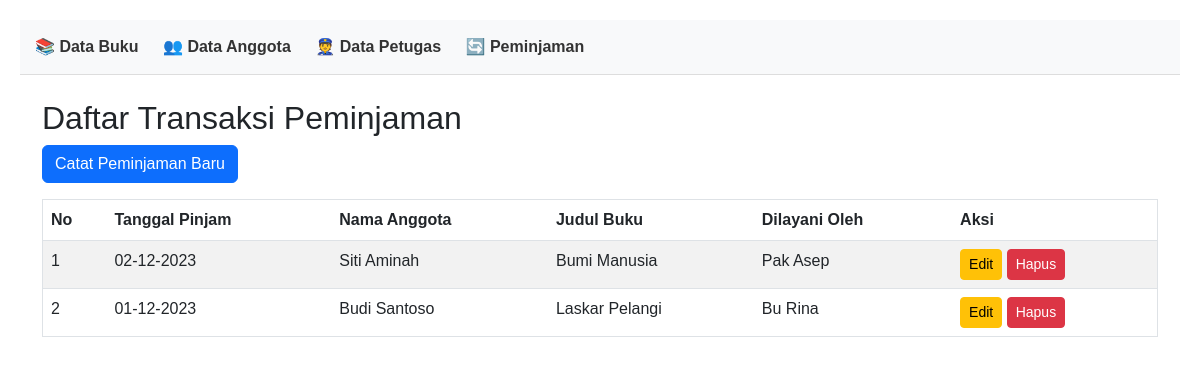
Page /index.php?entity=peminjaman on the committed database.
### tables this page shows
CREATE TABLE `peminjaman` (
  `id` int(11) NOT NULL,
  `id_buku` int(11) NOT NULL,
  `id_anggota` int(11) NOT NULL,
  `id_petugas` int(11) NOT NULL,
  `tanggal_pinjam` date NOT NULL
);

CREATE TABLE `anggota` (
  `id` int(11) NOT NULL,
  `nama_anggota` varchar(100) NOT NULL,
  `nomor_telepon` varchar(15) NOT NULL,
  `alamat` text NOT NULL
);

CREATE TABLE `buku` (
  `id` int(11) NOT NULL,
  `judul_buku` varchar(255) NOT NULL,
  `penulis` varchar(100) NOT NULL,
  `penerbit` varchar(100) NOT NULL,
  `tahun_terbit` int(4) NOT NULL
);

CREATE TABLE `petugas` (
  `id` int(11) NOT NULL,
  `nama_petugas` varchar(100) NOT NULL,
  `jabatan` varchar(50) NOT NULL
);

### models/Peminjaman.php (called while the page is built, shortened)
<?php
require_once 'config/Database.php';
class Peminjaman
{
    private $conn;
    private $table = 'peminjaman';
    public function __construct()
    {
        $database = new Database();
        $this->conn = $database->getConnection();
    }
    public function getAll()
    {
        $query = "SELECT p.id, p.tanggal_pinjam,
                         b.judul_buku,
                         a.nama_anggota,
                         t.nama_petugas
                  FROM " . $this->table . " p
                  JOIN buku b ON p.id_buku = b.id
                  JOIN anggota a ON p.id_anggota = a.id
                  JOIN petugas t ON p.id_petugas = t.id
                  ORDER BY p.tanggal_pinjam DESC";
        $stmt = $this->conn->prepare($query);
        $stmt->execute();
        return $stmt->fetchAll(PDO::FETCH_ASSOC);
    }
}

### config/Database.php (called while the page is built, shortened)
<?php
class Database
{
    private $host = "localhost";
    private $database = "perpustakaan";
    private $username = "root";
    private $password = "";
    public function getConnection()
    {
        $this->conn = null;
        try {
            $this->conn = new PDO("mysql:host=" . $this->host . ";dbname=" . $this->database, $this->username, $this->password);
            $this->conn->setAttribute(PDO::ATTR_ERRMODE, PDO::ERRMODE_EXCEPTION);
        } catch (PDOException $exception) {
            echo "Connection error: " . $exception->getMessage();
        }
        return $this->conn;
    }
}

### models/Buku.php (called while the page is built, shortened)
<?php
require_once 'config/Database.php';
class Buku
{
    public function __construct()
    {
        $database = new Database();
    }
}

### models/Anggota.php (called while the page is built, shortened)
<?php
require_once 'config/Database.php';
class Anggota
{
    public function __construct()
    {
        $database = new Database();
    }
}

### models/Petugas.php (called while the page is built, shortened)
<?php
require_once 'config/Database.php';
class Petugas
{
    public function __construct()
    {
        $database = new Database();
    }
}

### viewmodels/PeminjamanViewModel.php (called while the page is built, shortened)
<?php
require_once 'models/Peminjaman.php';
require_once 'models/Buku.php';
require_once 'models/Anggota.php';
require_once 'models/Petugas.php';
class PeminjamanViewModel
{
    private $peminjamanModel;
    public function __construct()
    {
        $this->peminjamanModel = new Peminjaman();
    }
    public function getPeminjamanList()
    {
        return $this->peminjamanModel->getAll();
    }
}

### views/peminjaman_list.php (the view)
<?php
require_once 'views/template/header.php';
?>
<div class="container">
    <h2 class="mt-4">Daftar Transaksi Peminjaman</h2>
    <a href="index.php?entity=peminjaman&action=add" class="btn btn-primary mb-3">Catat Peminjaman Baru</a>
    <table class="w-full border table table-striped">
        <thead>
            <tr>
                <th>No</th>
                <th>Tanggal Pinjam</th>
                <th>Nama Anggota</th>
                <th>Judul Buku</th>
                <th>Dilayani Oleh</th>
                <th>Aksi</th>
            </tr>
        </thead>
        <tbody>
            <?php $no = 1; foreach ($peminjamanList as $pinjam): ?>
                <tr>
                    <td><?php echo $no++; ?></td>
                    <td><?php echo date('d-m-Y', strtotime($pinjam['tanggal_pinjam'])); ?></td>
                    <td><?php echo htmlspecialchars($pinjam['nama_anggota']); ?></td>
                    <td><?php echo htmlspecialchars($pinjam['judul_buku']); ?></td>
                    <td><?php echo htmlspecialchars($pinjam['nama_petugas']); ?></td>
                    <td>
                        <a href="index.php?entity=peminjaman&action=edit&id=<?php echo $pinjam['id']; ?>" class="btn btn-warning btn-sm">Edit</a>
                        <a href="index.php?entity=peminjaman&action=delete&id=<?php echo $pinjam['id']; ?>" class="btn btn-danger btn-sm" onclick="return confirm('Hapus data peminjaman ini?');">Hapus</a>
                    </td>
                </tr>
            <?php endforeach; ?>
        </tbody>
    </table>
</div>
<?php
require_once 'views/template/footer.php';
?>

### views/template/header.php (style rules this page uses)
body { padding: 20px; font-family: sans-serif; }

### rows in the picture
peminjaman: tanggal_pinjam "02-12-2023", id_anggota.nama_anggota "Siti Aminah", id_buku.judul_buku "Bumi Manusia", id_petugas.nama_petugas "Pak Asep"
peminjaman: tanggal_pinjam "01-12-2023", id_anggota.nama_anggota "Budi Santoso", id_buku.judul_buku "Laskar Pelangi", id_petugas.nama_petugas "Bu Rina"
